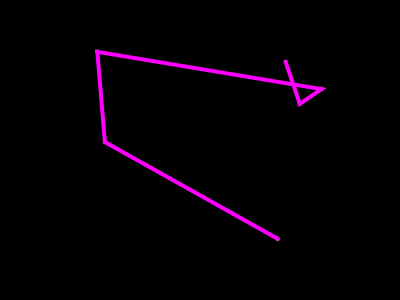
Frame 1 (no input)
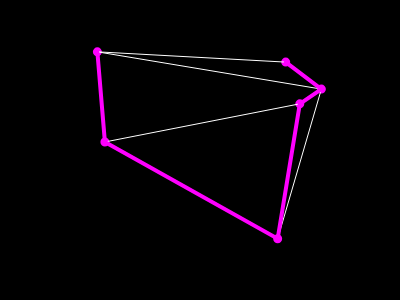
Frame 60 (no input)
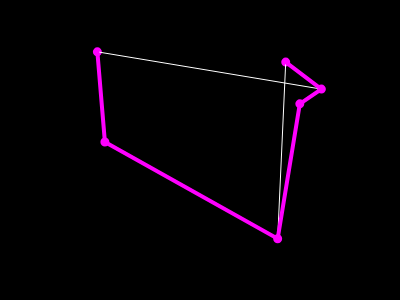
Frame 120 (the mouse pressed at the canvas centre since frame 60)

The p5.js sketch that drew these frames (run headless with seeded random() and noise() and a simulated clock; from frame 60 on, the mouse is pressed at the canvas centre):

// p5.js sketch
// ── sketch.js
// Coding Challenge #35
// Traveling Salesperson
// Written by Jake Everhart
// Challenge supplied by Daniel Shiffman (The Coding Train)

let nodes = [];
const totalNodes = 6;
const nodeSize = 5;

// total distance of node path
let recordDistance;
// current optimal node ordering
let bestEver;

function setup() {
	createCanvas(400, 300);

	// place nodes randomly
	for (let i = 0; i < totalNodes; i++) {
		let v = createVector(random(width), random(height), i);
		nodes[i] = v;
	}

	let d = calcDistance(nodes);
	recordDistance = d;
	bestEver = nodes.slice();
}

function draw() {
	background(0);

	fill(255);
	for (let i = 0; i < nodes.length; i++) {
		ellipse(nodes[i].x, nodes[i].y, nodeSize, nodeSize);
	}

	stroke(255);
	strokeWeight(1);
	noFill();
	beginShape();
	for (let i = 0; i < nodes.length; i++) {
		vertex(nodes[i].x, nodes[i].y);
	}
	endShape();

	stroke(255, 0, 255);
	strokeWeight(4);
	noFill();
	beginShape();
	for (let i = 0; i < bestEver.length; i++) {
		vertex(bestEver[i].x, bestEver[i].y);
	}
	endShape();

	let d = calcDistance(nodes);
	if (d < recordDistance) {
		recordDistance = d;
		bestEver = nodes.slice();
	}

	let largestI = -1;
	for (let i = 0; i < nodes.length - 1; i++) {
		if (nodes[i].z < nodes[i + 1].z) {
			largestI = i;
		}
	}

	if (largestI == -1) {
		noLoop();
		background(0);
		stroke(255, 0, 255);
		strokeWeight(4);
		noFill();
		beginShape();
		for (let i = 0; i < bestEver.length; i++) {
			vertex(bestEver[i].x, bestEver[i].y);
		}
		endShape();
		return;
	}

	let largestJ = -1;
	for (let j = 0; j < nodes.length; j++) {
		if (nodes[largestI].z < nodes[j].z) {
			largestJ = j;
		}
	}

	swap(nodes, largestI, largestJ);

	let endArray = nodes.splice(largestI + 1);
	endArray.reverse();
	nodes = nodes.concat(endArray);
}

// finds total distance of traversing nodes in order
function calcDistance(points) {
	let sum = 0;

	for (let i = 0; i < points.length - 1; i++) {
		let d = dist(points[i].x, points[i].y, points[i + 1].x, points[i + 1].y);
		sum += d;
	}

	return sum;
}

// swaps two nodes in an array
function swap(a, i, j) {
	let temp = a[i];
	a[i] = a[j];
	a[j] = temp;
}
